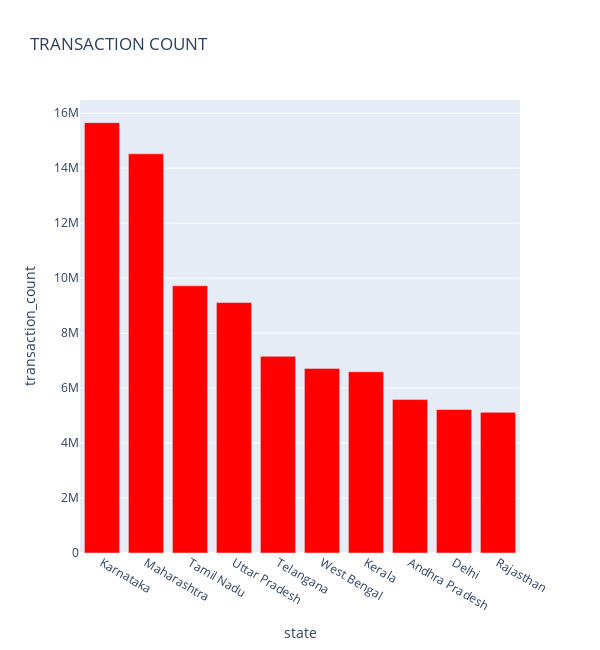
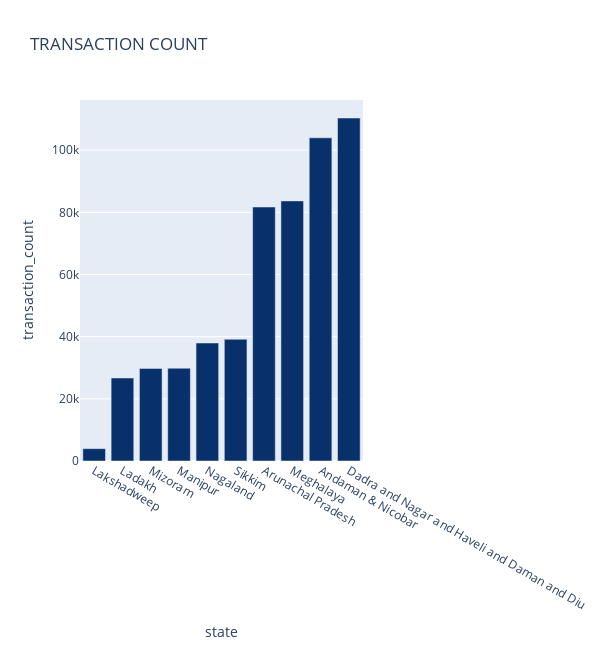
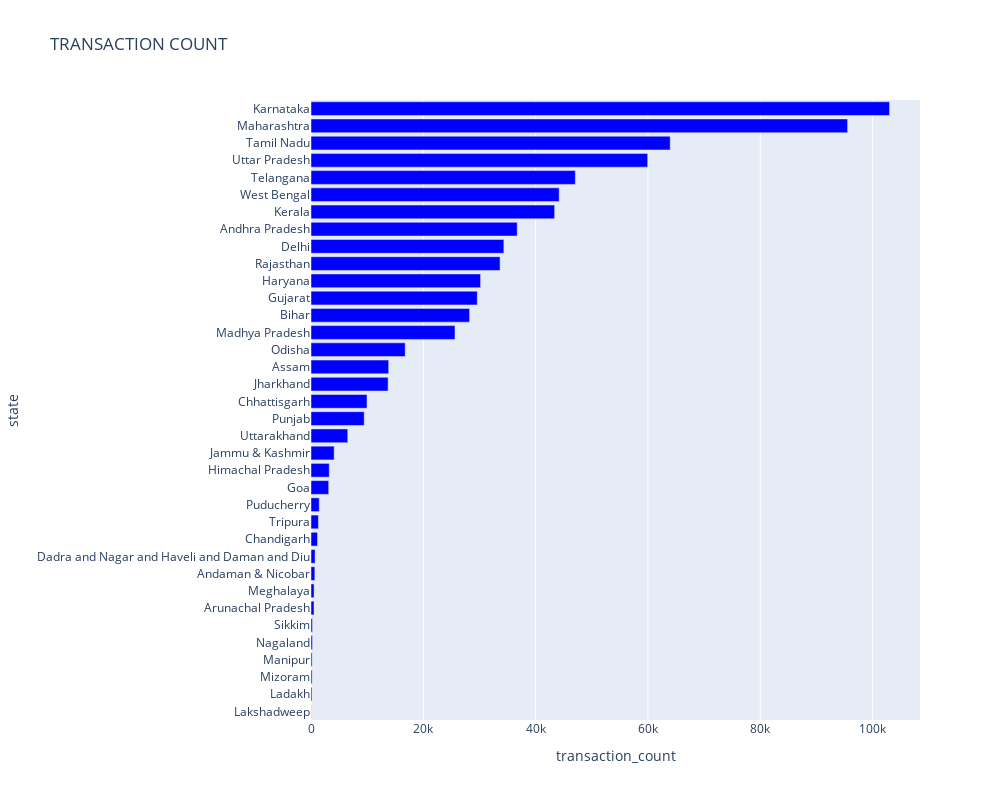

The code cell stored with these charts, in order, in its notebook:
### Code cell
top_chart_transaction_count("aggregated_insurance")

### Figure 1 — Plotly figure (JSON) as saved in the notebook; plotly's stock layout.template omitted (floating-point values rounded to 4 significant figures)
{"data": [{"hovertemplate": "<b>%{hovertext}</b><br><br>state=%{x}<br>transaction_count=%{y}<extra></extra>", "hovertext": ["Karnataka", "Maharashtra", "Tamil Nadu", "Uttar Pradesh", "Telangana", "West Bengal", "Kerala", "Andhra Pradesh", "Delhi", "Rajasthan"], "legendgroup": "", "marker": {"color": "rgb(255,0,0)", "pattern": {"shape": ""}}, "name": "", "orientation": "v", "showlegend": false, "textposition": "auto", "type": "bar", "x": ["Karnataka", "Maharashtra", "Tamil Nadu", "Uttar Pradesh", "Telangana", "West Bengal", "Kerala", "Andhra Pradesh", "Delhi", "Rajasthan"], "xaxis": "x", "y": [15659232, 14524312, 9722152, 9113224, 7154736, 6717720, 6593880, 5582152, 5220112, 5117472], "yaxis": "y"}], "layout": {"barmode": "relative", "height": 650, "legend": {"tracegroupgap": 0}, "title": {"text": "TRANSACTION COUNT"}, "width": 600, "xaxis": {"anchor": "y", "domain": [0, 1], "title": {"text": "state"}}, "yaxis": {"anchor": "x", "domain": [0, 1], "title": {"text": "transaction_count"}}}}

### Figure 2 — Plotly figure (JSON) as saved in the notebook; plotly's stock layout.template omitted (floating-point values rounded to 4 significant figures)
{"data": [{"hovertemplate": "<b>%{hovertext}</b><br><br>state=%{x}<br>transaction_count=%{y}<extra></extra>", "hovertext": ["Lakshadweep", "Ladakh", "Mizoram", "Manipur", "Nagaland", "Sikkim", "Arunachal Pradesh", "Meghalaya", "Andaman & Nicobar", "Dadra and Nagar and Haveli and Daman and Diu"], "legendgroup": "", "marker": {"color": "rgb(8,48,107)", "pattern": {"shape": ""}}, "name": "", "orientation": "v", "showlegend": false, "textposition": "auto", "type": "bar", "x": ["Lakshadweep", "Ladakh", "Mizoram", "Manipur", "Nagaland", "Sikkim", "Arunachal Pradesh", "Meghalaya", "Andaman & Nicobar", "Dadra and Nagar and Haveli and Daman and Diu"], "xaxis": "x", "y": [3968, 26704, 29792, 29848, 37960, 39168, 81712, 83688, 103976, 110336], "yaxis": "y"}], "layout": {"barmode": "relative", "height": 650, "legend": {"tracegroupgap": 0}, "title": {"text": "TRANSACTION COUNT"}, "width": 600, "xaxis": {"anchor": "y", "domain": [0, 1], "title": {"text": "state"}}, "yaxis": {"anchor": "x", "domain": [0, 1], "title": {"text": "transaction_count"}}}}

### Figure 3 — Plotly figure (JSON) as saved in the notebook; plotly's stock layout.template omitted (floating-point values rounded to 4 significant figures)
{"data": [{"hovertemplate": "<b>%{hovertext}</b><br><br>transaction_count=%{x}<br>state=%{y}<extra></extra>", "hovertext": ["Lakshadweep", "Ladakh", "Mizoram", "Manipur", "Nagaland", "Sikkim", "Arunachal Pradesh", "Meghalaya", "Andaman & Nicobar", "Dadra and Nagar and Haveli and Daman and Diu", "Chandigarh", "Tripura", "Puducherry", "Goa", "Himachal Pradesh", "Jammu & Kashmir", "Uttarakhand", "Punjab", "Chhattisgarh", "Jharkhand", "Assam", "Odisha", "Madhya Pradesh", "Bihar", "Gujarat", "Haryana", "Rajasthan", "Delhi", "Andhra Pradesh", "Kerala", "West Bengal", "Telangana", "Uttar Pradesh", "Tamil Nadu", "Maharashtra", "Karnataka"], "legendgroup": "", "marker": {"color": "rgb(0,0,255)", "pattern": {"shape": ""}}, "name": "", "orientation": "h", "showlegend": false, "textposition": "auto", "type": "bar", "x": [29.18, 175.7, 196, 196.4, 249.7, 257.7, 537.6, 550.6, 684.1, 725.9, 1162.0, 1326.0, 1471.0, 3151.0, 3252.0, 4125, 6546, 9474.0, 9975.0, 13730.0, 13830.0, 16780.0, 25640.0, 28240.0, 29610.0, 30200.0, 33670.0, 34340.0, 36720.0, 43380.0, 44200.0, 47070.0, 59960.0, 63960.0, 95550.0, 103000.0], "xaxis": "x", "y": ["Lakshadweep", "Ladakh", "Mizoram", "Manipur", "Nagaland", "Sikkim", "Arunachal Pradesh", "Meghalaya", "Andaman & Nicobar", "Dadra and Nagar and Haveli and Daman and Diu", "Chandigarh", "Tripura", "Puducherry", "Goa", "Himachal Pradesh", "Jammu & Kashmir", "Uttarakhand", "Punjab", "Chhattisgarh", "Jharkhand", "Assam", "Odisha", "Madhya Pradesh", "Bihar", "Gujarat", "Haryana", "Rajasthan", "Delhi", "Andhra Pradesh", "Kerala", "West Bengal", "Telangana", "Uttar Pradesh", "Tamil Nadu", "Maharashtra", "Karnataka"], "yaxis": "y"}], "layout": {"barmode": "relative", "height": 800, "legend": {"tracegroupgap": 0}, "title": {"text": "TRANSACTION COUNT"}, "width": 1000, "xaxis": {"anchor": "y", "domain": [0, 1], "title": {"text": "transaction_count"}}, "yaxis": {"anchor": "x", "domain": [0, 1], "title": {"text": "state"}}}}
